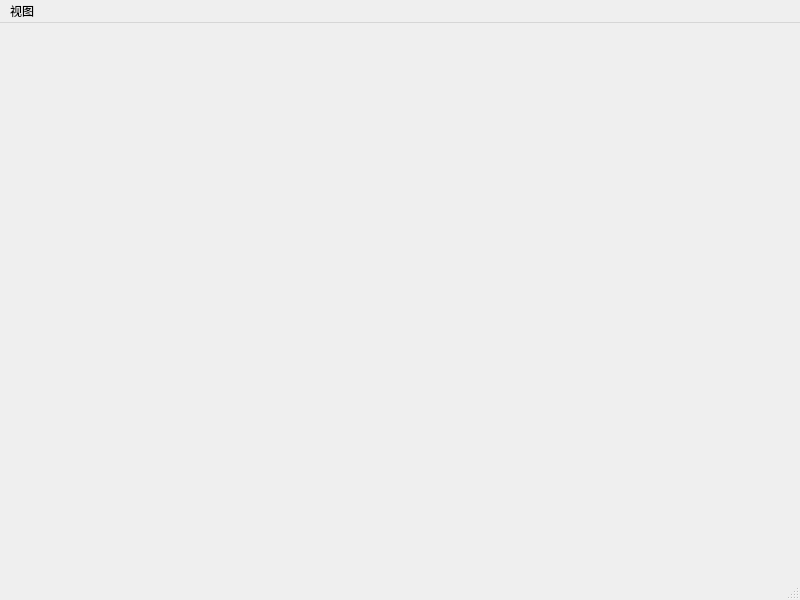
<?xml version="1.0" encoding="UTF-8"?>
<ui version="4.0">
 <class>MainWindow</class>
 <widget class="QMainWindow" name="MainWindow">
  <property name="geometry">
   <rect>
    <x>0</x>
    <y>0</y>
    <width>800</width>
    <height>600</height>
   </rect>
  </property>
  <property name="windowTitle">
   <string>MainWindow</string>
  </property>
  <widget class="QWidget" name="centralwidget"/>
  <widget class="QMenuBar" name="menubar">
   <property name="geometry">
    <rect>
     <x>0</x>
     <y>0</y>
     <width>800</width>
     <height>25</height>
    </rect>
   </property>
   <widget class="QMenu" name="menuView">
    <property name="title">
     <string>视图</string>
    </property>
   </widget>
   <addaction name="menuView"/>
  </widget>
  <widget class="QStatusBar" name="statusbar"/>
 </widget>
 <resources/>
 <connections/>
</ui>
